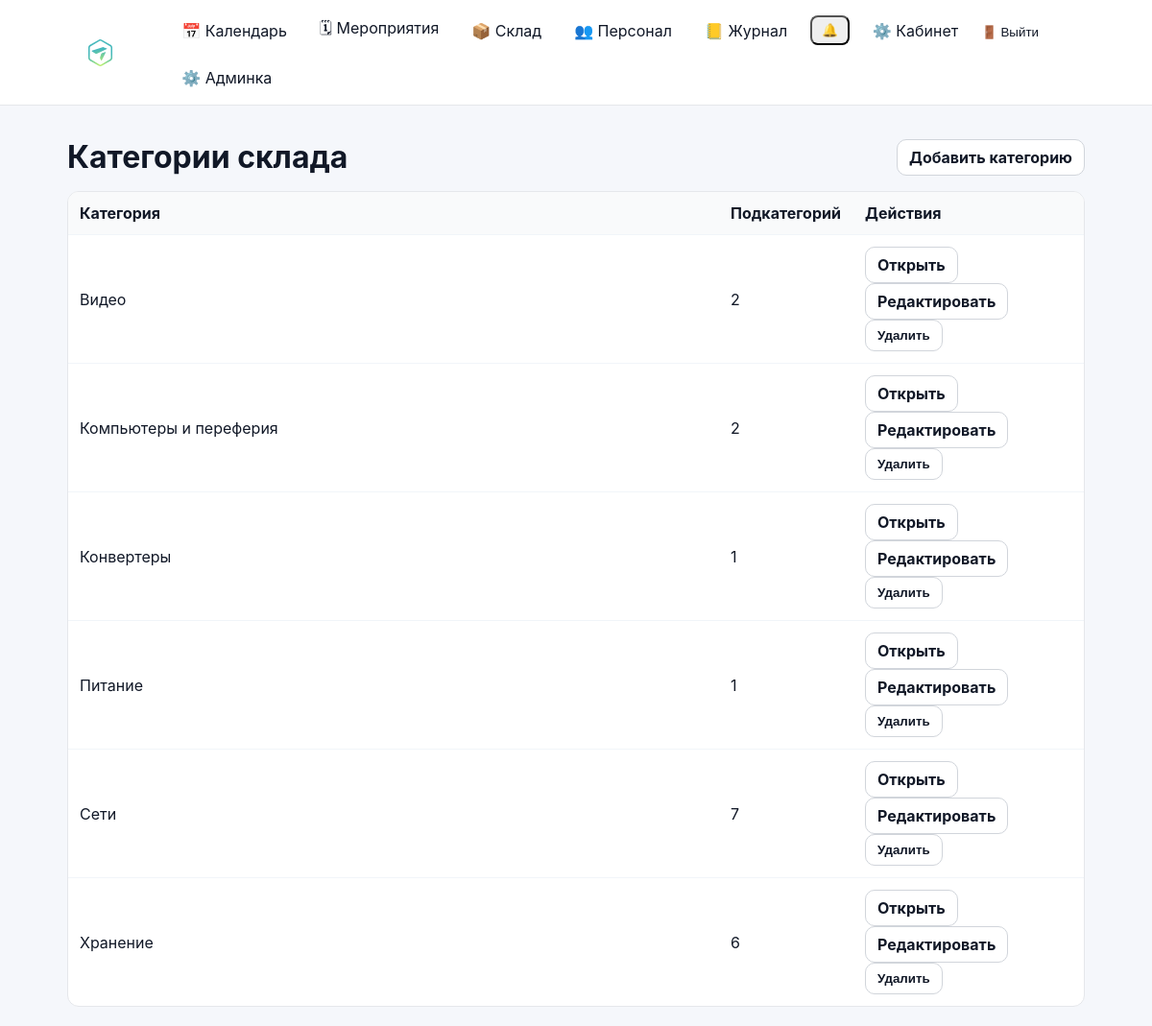
Screenshot of /warehouse/categories/ (signed in) with the database file from the repository.
### inventory/models.py (models this page shows, shortened)
class StockCategory(models.Model):
    name = models.CharField(max_length=100, unique=True)
    class Meta:
        verbose_name = "Категория склада"
        verbose_name_plural = "Категории склада"
        ordering = ["name", "id"]

### inventory/warehouse_views.py (the view)
# urls.py: path("warehouse/categories/", warehouse_views.stock_category_list_view, name="stock_category_list"),
@login_required
def stock_category_list_view(request):
    if not can_view_stock(request.user):
        return _forbidden()
    categories = StockCategory.objects.all().order_by("name")
    return render(
        request,
        "inventory/warehouse/categories/list.html",
        {
            "categories": categories,
            "can_manage": can_edit_inventory(request.user),
        },
    )

### accounts/context_processors.py (called while the page is built)
def authz_flags(request):
    user = getattr(request, "user", None)
    return {
        "can_manage_staff": can_manage_staff(user),
        "can_edit_event_card": can_edit_event_card(user),
        "can_edit_event_equipment": can_edit_event_equipment(user),
        "can_edit_inventory": can_edit_inventory(user),
        "can_view_stock": can_view_stock(user),
    }

### accounts/permissions.py (called while the page is built)
def _ok(user) -> bool:
    return bool(user and user.is_authenticated)

def is_super(user) -> bool:
    return bool(_ok(user) and getattr(user, "is_superuser", False))

def can_manage_staff(user) -> bool:
    return is_super(user) or (_ok(user) and user.has_perm("accounts.manage_staff"))

def can_edit_inventory(user) -> bool:
    return is_super(user) or (_ok(user) and user.has_perm("inventory.manage_inventory"))

def can_view_stock(user) -> bool:
    return is_super(user) or (_ok(user) and (user.has_perm("inventory.manage_inventory") or user.has_perm("events.edit_event_card")))

def can_edit_event_card(user) -> bool:
    return is_super(user) or (_ok(user) and user.has_perm("events.edit_event_card"))

def can_edit_event_equipment(user) -> bool:
    return is_super(user) or (_ok(user) and user.has_perm("events.edit_event_equipment"))

### inventory/templates/inventory/warehouse/categories/list.html (shortened to what this page needs)
{% extends "base.html" %}
{% block content %}
<div style="max-width: 1100px; margin: 0 auto;">
  <div style="display:flex; align-items:center; justify-content:space-between; gap:12px; margin: 16px 0;">
    <h1 style="margin:0;">Категории склада</h1>
    {% if can_manage %}
      <a class="btn" href="{% url 'stock_category_add' %}">Добавить категорию</a>
    {% endif %}
  </div>
  <div style="background:#fff; border:1px solid #e5e7eb; border-radius:12px; overflow:hidden;">
    <table style="width:100%; border-collapse:collapse;">
      <thead>
        <tr style="background:#f9fafb; text-align:left;">
          <th style="padding:12px;">Категория</th>
          <th style="padding:12px; width:140px;">Подкатегорий</th>
          <th style="padding:12px; width:240px;">Действия</th>
        </tr>
      </thead>
      <tbody>
        {% for c in categories %}
          <tr style="border-top:1px solid #f1f5f9;">
            <td style="padding:12px;">
              <a href="{% url 'stock_category_detail' c.id %}">{{ c.name }}</a>
            </td>
            <td style="padding:12px;">{{ c.subcategories.count }}</td>
            <td style="padding:12px;">
              <a class="btn" href="{% url 'stock_category_detail' c.id %}">Открыть</a>
              {% if can_manage %}
                <a class="btn" href="{% url 'stock_category_edit' c.id %}">Редактировать</a>
                <form method="post" action="{% url 'stock_category_delete' c.id %}" style="display:inline;">
                  <button class="btn btn-danger" type="submit" onclick="return confirm('Удалить категорию?')">Удалить</button>
                </form>
              {% endif %}
            </td>
          </tr>
        {% empty %}
          <tr><td colspan="3" style="padding:12px; color:#6b7280;">Категорий пока нет.</td></tr>
        {% endfor %}
      </tbody>
    </table>
  </div>
</div>
{% endblock %}

### static/css/base.css (style rules this page uses)
* { box-sizing: border-box; }
html, body { height: 100%; }
body { margin: 0; font-family: -apple-system, BlinkMacSystemFont, "Segoe UI", Roboto, Arial, sans-serif; background: #f5f7fb; color: #111827; }
a { color: inherit; text-decoration: none; }
.btn { display: inline-flex; align-items: center; gap: 8px; padding: 8px 12px; border-radius: 10px; border: 1px solid #d1d5db; background: #ffffff; color: #111827; font-weight: 700; cursor: pointer; text-decoration: none; transition: transform 160ms ease, box-shadow 160ms ease, background 160ms ease, border-color 160ms ease; }

### rows the page displays
StockCategory: name "Видео", subcategories.count "2"
StockCategory: name "Компьютеры и переферия", subcategories.count "2"
StockCategory: name "Конвертеры", subcategories.count "1"
StockCategory: name "Питание", subcategories.count "1"
StockCategory: name "Сети", subcategories.count "7"
StockCategory: name "Хранение", subcategories.count "6"
